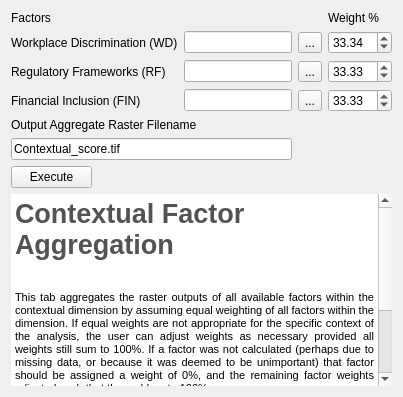
         <widget class="QWidget" name="tab_16">
          <attribute name="title">
           <string>Aggregate</string>
          </attribute>
          <layout class="QGridLayout" name="gridLayout_8">
           <item row="0" column="0">
            <widget class="QLabel" name="label_48">
             <property name="text">
              <string>Factors</string>
             </property>
            </widget>
           </item>
           <item row="0" column="4">
            <widget class="QLabel" name="label_47">
             <property name="text">
              <string>Weight %</string>
             </property>
            </widget>
           </item>
           <item row="1" column="0" colspan="2">
            <widget class="QLabel" name="label_108">
             <property name="text">
              <string>Workplace Discrimination (WD)</string>
             </property>
            </widget>
           </item>
           <item row="1" column="2">
            <widget class="QgsFilterLineEdit" name="WD_Aggregate_Field">
             <property name="text">
              <string/>
             </property>
             <property name="qgisRelation" stdset="0">
              <string notr="true"/>
             </property>
            </widget>
           </item>
           <item row="1" column="3">
            <widget class="QToolButton" name="WD_Aggregate_TB">
             <property name="text">
              <string>...</string>
             </property>
            </widget>
           </item>
           <item row="1" column="4">
            <widget class="QDoubleSpinBox" name="WD_Aggregate_SB">
             <property name="maximum">
              <double>100.000000000000000</double>
             </property>
             <property name="value">
              <double>33.340000000000003</double>
             </property>
            </widget>
           </item>
           <item row="2" column="0" colspan="2">
            <widget class="QLabel" name="label_42">
             <property name="text">
              <string>Regulatory Frameworks (RF)</string>
             </property>
            </widget>
           </item>
           <item row="2" column="2">
            <widget class="QgsFilterLineEdit" name="RF_Aggregate_Field">
             <property name="qgisRelation" stdset="0">
              <string notr="true"/>
             </property>
            </widget>
           </item>
           <item row="2" column="3">
            <widget class="QToolButton" name="RF_Aggregate_TB">
             <property name="text">
              <string>...</string>
             </property>
            </widget>
           </item>
           <item row="2" column="4">
            <widget class="QDoubleSpinBox" name="RF_Aggregate_SB">
             <property name="maximum">
              <double>100.000000000000000</double>
             </property>
             <property name="value">
              <double>33.329999999999998</double>
             </property>
            </widget>
           </item>
           <item row="3" column="0" colspan="2">
            <widget class="QLabel" name="label_50">
             <property name="text">
              <string>Financial Inclusion (FIN)</string>
             </property>
            </widget>
           </item>
           <item row="3" column="2">
            <widget class="QgsFilterLineEdit" name="FIN_Aggregate_Field">
             <property name="qgisRelation" stdset="0">
              <string notr="true"/>
             </property>
            </widget>
           </item>
           <item row="3" column="3">
            <widget class="QToolButton" name="FIN_Aggregate_TB">
             <property name="text">
              <string>...</string>
             </property>
            </widget>
           </item>
           <item row="3" column="4">
            <widget class="QDoubleSpinBox" name="FIN_Aggregate_SB">
             <property name="maximum">
              <double>100.000000000000000</double>
             </property>
             <property name="value">
              <double>33.329999999999998</double>
             </property>
            </widget>
           </item>
           <item row="4" column="0" colspan="3">
            <widget class="QLabel" name="label_82">
             <property name="text">
              <string>Output Aggregate Raster Filename</string>
             </property>
            </widget>
           </item>
           <item row="5" column="0" colspan="3">
            <widget class="QgsFilterLineEdit" name="Contextual_AggregateOutput_Field">
             <property name="text">
              <string>Contextual_score.tif</string>
             </property>
             <property name="qgisRelation" stdset="0">
              <string notr="true"/>
             </property>
            </widget>
           </item>
           <item row="6" column="0">
            <widget class="QPushButton" name="Contextual_AggregateExecute_PB">
             <property name="text">
              <string>Execute</string>
             </property>
            </widget>
           </item>
           <item row="6" column="1" colspan="4">
            <widget class="QLabel" name="contextualAggregation_Check">
             <property name="text">
              <string/>
             </property>
            </widget>
           </item>
           <item row="7" column="0" colspan="5">
            <widget class="QTextEdit" name="textEdit_8">
             <property name="enabled">
              <bool>true</bool>
             </property>
             <property name="frameShape">
              <enum>QFrame::NoFrame</enum>
             </property>
             <property name="readOnly">
              <bool>true</bool>
             </property>
             <property name="html">
              <string>&lt;!DOCTYPE HTML PUBLIC &quot;-//W3C//DTD HTML 4.0//EN&quot; &quot;http://www.w3.org/TR/REC-html40/strict.dtd&quot;&gt;
&lt;html&gt;&lt;head&gt;&lt;meta name=&quot;qrichtext&quot; content=&quot;1&quot; /&gt;&lt;style type=&quot;text/css&quot;&gt;
p, li { white-space: pre-wrap; }
&lt;/style&gt;&lt;/head&gt;&lt;body style=&quot; font-family:'MS Shell Dlg 2'; font-size:8.25pt; font-weight:400; font-style:normal;&quot;&gt;
&lt;p style=&quot; margin-top:0px; margin-bottom:0px; margin-left:0px; margin-right:0px; -qt-block-indent:0; text-indent:0px;&quot;&gt;&lt;span style=&quot; font-size:20pt; font-weight:600; color:#535353;&quot;&gt;Contextual Factor Aggregation &lt;/span&gt;&lt;/p&gt;
&lt;p align=&quot;justify&quot; style=&quot;-qt-paragraph-type:empty; margin-top:0px; margin-bottom:0px; margin-left:0px; margin-right:0px; -qt-block-indent:0; text-indent:0px; font-size:20pt; font-weight:600; color:#535353;&quot;&gt;&lt;br /&gt;&lt;/p&gt;
&lt;p align=&quot;justify&quot; style=&quot; margin-top:0px; margin-bottom:0px; margin-left:0px; margin-right:0px; -qt-block-indent:0; text-indent:0px;&quot;&gt;&lt;span style=&quot; font-size:8pt;&quot;&gt;This tab aggregates the raster outputs of all available factors within the contextual dimension by assuming equal weighting of all factors within the dimension. If equal weights are not appropriate for the specific context of the analysis, the user can adjust weights as necessary provided all weights still sum to 100%. If a factor was not calculated (perhaps due to missing data, or because it was deemed to be unimportant) that factor should be assigned a weight of 0%, and the remaining factor weights adjusted such that they add up to 100%. &lt;/span&gt;&lt;/p&gt;
&lt;p style=&quot; margin-top:12px; margin-bottom:12px; margin-left:0px; margin-right:0px; -qt-block-indent:0; text-indent:0px;&quot;&gt;&lt;span style=&quot; font-size:8pt;&quot;&gt;Factor outputs that are created during the current working session are automatically loaded. Users can choose to load previously generated factor outputs from the output directory set up at tool initiation. &lt;/span&gt;&lt;/p&gt;
&lt;p style=&quot; margin-top:12px; margin-bottom:12px; margin-left:0px; margin-right:0px; -qt-block-indent:0; text-indent:0px;&quot;&gt;&lt;span style=&quot; font-size:8pt;&quot;&gt;Output: A raster file containing values ranging from 0 to 5 is saved to the output directory and loaded into the workspace. Scores should be interpreted as outlined in the “About” tab.   &lt;/span&gt;&lt;/p&gt;&lt;/body&gt;&lt;/html&gt;</string>
             </property>
            </widget>
           </item>
          </layout>
         </widget>
